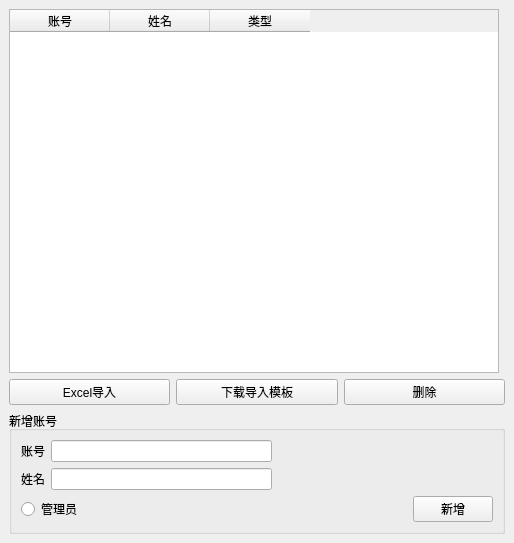
<?xml version="1.0" encoding="UTF-8"?>
<ui version="4.0">
 <class>UserManage</class>
 <widget class="QMainWindow" name="UserManage">
  <property name="geometry">
   <rect>
    <x>0</x>
    <y>0</y>
    <width>514</width>
    <height>543</height>
   </rect>
  </property>
  <property name="windowTitle">
   <string>CEESS-账号管理</string>
  </property>
  <widget class="QWidget" name="centralwidget">
   <layout class="QGridLayout" name="gridLayout">
    <item row="2" column="0" colspan="2">
     <layout class="QHBoxLayout" name="horizontalLayout">
      <item>
       <widget class="QPushButton" name="btnImport">
        <property name="text">
         <string>Excel导入</string>
        </property>
       </widget>
      </item>
      <item>
       <widget class="QPushButton" name="btnDownload">
        <property name="text">
         <string>下载导入模板</string>
        </property>
       </widget>
      </item>
      <item>
       <widget class="QPushButton" name="btnDelete">
        <property name="text">
         <string>删除</string>
        </property>
       </widget>
      </item>
     </layout>
    </item>
    <item row="5" column="0" colspan="2">
     <widget class="QGroupBox" name="groupBox">
      <property name="title">
       <string>新增账号</string>
      </property>
      <layout class="QVBoxLayout" name="verticalLayout">
       <item>
        <layout class="QHBoxLayout" name="horizontalLayout_3">
         <item>
          <widget class="QLabel" name="label_4">
           <property name="text">
            <string>账号</string>
           </property>
          </widget>
         </item>
         <item>
          <widget class="QLineEdit" name="accEdit"/>
         </item>
         <item>
          <spacer name="horizontalSpacer">
           <property name="orientation">
            <enum>Qt::Horizontal</enum>
           </property>
           <property name="sizeHint" stdset="0">
            <size>
             <width>40</width>
             <height>20</height>
            </size>
           </property>
          </spacer>
         </item>
        </layout>
       </item>
       <item>
        <layout class="QHBoxLayout" name="horizontalLayout_2">
         <item>
          <widget class="QLabel" name="label_3">
           <property name="text">
            <string>姓名</string>
           </property>
          </widget>
         </item>
         <item>
          <widget class="QLineEdit" name="nameEdit"/>
         </item>
         <item>
          <spacer name="horizontalSpacer_2">
           <property name="orientation">
            <enum>Qt::Horizontal</enum>
           </property>
           <property name="sizeHint" stdset="0">
            <size>
             <width>40</width>
             <height>20</height>
            </size>
           </property>
          </spacer>
         </item>
        </layout>
       </item>
       <item>
        <layout class="QHBoxLayout" name="horizontalLayout_4">
         <item>
          <widget class="QRadioButton" name="isAdminButtom">
           <property name="text">
            <string>管理员</string>
           </property>
          </widget>
         </item>
         <item>
          <spacer name="horizontalSpacer_3">
           <property name="orientation">
            <enum>Qt::Horizontal</enum>
           </property>
           <property name="sizeHint" stdset="0">
            <size>
             <width>40</width>
             <height>20</height>
            </size>
           </property>
          </spacer>
         </item>
         <item>
          <widget class="QPushButton" name="btnNew">
           <property name="text">
            <string>新增</string>
           </property>
          </widget>
         </item>
        </layout>
       </item>
      </layout>
     </widget>
    </item>
    <item row="1" column="0">
     <widget class="QTableWidget" name="userTableWidget">
      <property name="editTriggers">
       <set>QAbstractItemView::NoEditTriggers</set>
      </property>
      <property name="selectionBehavior">
       <enum>QAbstractItemView::SelectRows</enum>
      </property>
      <property name="sortingEnabled">
       <bool>true</bool>
      </property>
      <attribute name="horizontalHeaderCascadingSectionResizes">
       <bool>true</bool>
      </attribute>
      <column>
       <property name="text">
        <string>账号</string>
       </property>
      </column>
      <column>
       <property name="text">
        <string>姓名</string>
       </property>
      </column>
      <column>
       <property name="text">
        <string>类型</string>
       </property>
      </column>
     </widget>
    </item>
   </layout>
  </widget>
 </widget>
 <resources/>
 <connections/>
</ui>
